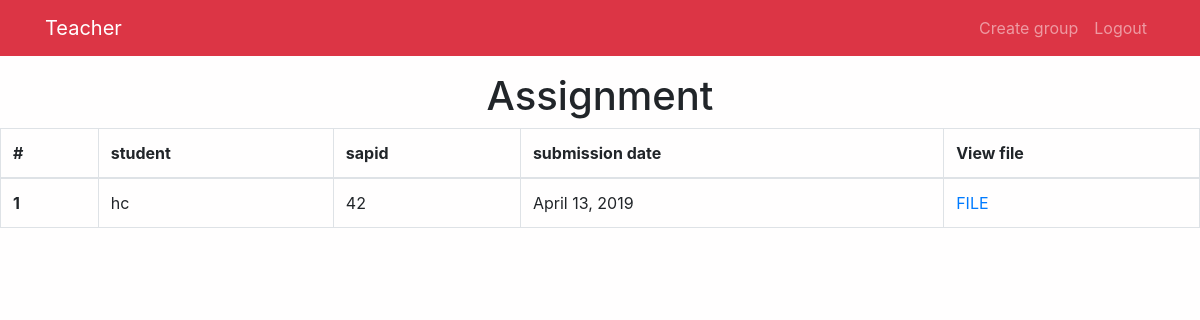
Page /teacher/viewassignment/1/ (signed in) on the committed database.
### student/models.py (models this page shows, shortened)
class student_assignment(models.Model):
    student=models.ForeignKey(students,on_delete=models.CASCADE)
    group=models.ForeignKey(group,on_delete=models.CASCADE)
    assignment=models.ForeignKey(assignment,on_delete=models.CASCADE)
    submission=models.DateField(auto_now=True)
    file = models.FileField(upload_to="assignment",blank=False,null=False)

### home/models.py (models this page shows, shortened)
class students(models.Model):
    user=models.OneToOneField(User,on_delete=models.CASCADE)
    sapid=models.PositiveIntegerField(blank=False)
    year=models.CharField(blank=False, max_length=20,choices=year_choices)
    div=models.CharField(max_length=20,choices=div_choices)
    batch=models.CharField(blank=False, max_length=20,choices=batch_choices)
    dept=models.CharField(choices=dept_choices, max_length=20)

### teachers/views.py (the view)
# urls.py: path('viewassignment/<int:assignpk>/',views.viewassignment,name="viewassignment"),
@login_required
def viewassignment(request,assignpk):
    try :
        assignment_list=student_assignment.objects.filter(assignment=assignpk)
    except :
        assignment_list=None
    context={
        'assignment_list':assignment_list
    }
    return render(request,"view_assignment.html",context)

### templates/view_assignment.html
{% extends "teacher_home.html" %}
{% block body %}
<h1 class="text-center">Assignment</h1>
{% if assignment_list %}
<table class="table table-bordered">
  <thead>
    <tr>
      <th scope="col">#</th>
      <th scope="col">student</th>
      <th scope="col">sapid</th>
      <th scope="col">submission date</th>
      <th scope='col'>View file</th>
    </tr>
  </thead>
  <tbody>
  {% for assignment in assignment_list %}
    <tr>
      <th scope="row">{{forloop.counter}}</th>
      <td>{{assignment.student.user}}</td>
      <td>{{assignment.student.sapid}}</td>
      <td>{{assignment.submission}}</td>
      <td> <a href="{% url 'teacher:teacher_view_all' pk=assignment.pk type='assignment' %}">FILE</a></td>
    </tr>
    {%endfor %}
  </tbody>
</table>
{%else %}
<h4>Nothing posted</h4>
{% endif %}
{% endblock %}

### rows in the picture
student_assignment: student.user "hc", student.sapid "42", submission "April 13, 2019"
